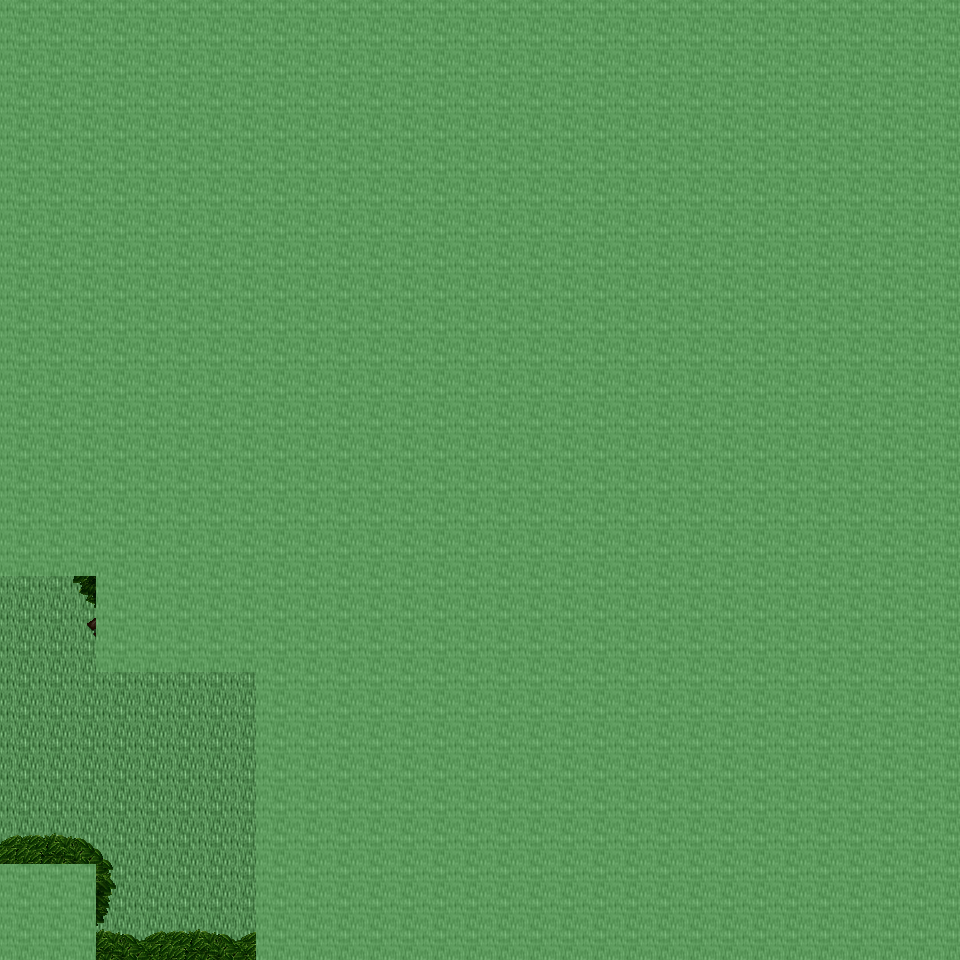

A level layout from a 2D game, rendered from its tile map. Below: a short description, then the map file with tile-grid data replaced by summaries:
An orthogonal 30x30 tile map with 32x32 px tiles, 6 tile layers (Ground, Object, Object2, Above, ...), 32 tilesets and 2 objects (2x mapExit).

<map version="1.0" orientation="orthogonal" renderorder="right-down" width="30" height="30" tilewidth="32" tileheight="32" nextobjectid="3">
  <tileset firstgid="1" name="tileset_ground_ground" tilewidth="32" tileheight="32" tilecount="33" columns="3">
    <image source="../drawable/tileset_ground_ground.png" width="96" height="352" />
  </tileset>
  <tileset firstgid="34" name="tileset_building_decoration_floor_sparkle" tilewidth="32" tileheight="32" tilecount="18" columns="3">
    <image source="../drawable/tileset_building_decoration_floor_sparkle.png" width="96" height="192" />
  </tileset>
  <tileset firstgid="52" name="tileset_ground_ladder_steps" tilewidth="32" tileheight="32" tilecount="6" columns="3">
    <image source="../drawable/tileset_ground_ladder_steps.png" width="96" height="64" />
  </tileset>
  <tileset firstgid="58" name="tileset_plant_flower_daisy_yellow" tilewidth="32" tileheight="32" tilecount="8" columns="2">
    <image source="../drawable/tileset_plant_flower_daisy_yellow.png" width="64" height="128" />
  </tileset>
  <tileset firstgid="66" name="tileset_plant_flower_daisy_white" tilewidth="32" tileheight="32" tilecount="8" columns="2">
    <image source="../drawable/tileset_plant_flower_daisy_white.png" width="64" height="128" />
  </tileset>
  <tileset firstgid="74" name="tileset_plant_grasses" tilewidth="32" tileheight="32" tilecount="6" columns="3">
    <image source="../drawable/tileset_plant_grasses.png" width="96" height="64" />
  </tileset>
  <tileset firstgid="80" name="tileset_item_statue_green_stone" tilewidth="32" tileheight="32" tilecount="12" columns="4">
    <image source="../drawable/tileset_item_statue_green_stone.png" width="128" height="96" />
  </tileset>
  <tileset firstgid="92" name="tileset_plant_flower_daisy_red" tilewidth="32" tileheight="32" tilecount="8" columns="2">
    <image source="../drawable/tileset_plant_flower_daisy_red.png" width="64" height="128" />
  </tileset>
  <tileset firstgid="100" name="tileset_item_statue_skullpedestal" tilewidth="32" tileheight="32" tilecount="2" columns="1">
    <image source="../drawable/tileset_item_statue_skullpedestal.png" width="32" height="64" />
  </tileset>
  <tileset firstgid="102" name="tileset_plant_tree_tree_darkgreen" tilewidth="32" tileheight="32" tilecount="88" columns="8">
    <image source="../drawable/tileset_plant_tree_tree_darkgreen.png" width="256" height="352" />
  </tileset>
  <tileset firstgid="190" name="tileset_item_corpse_skull_pale" tilewidth="32" tileheight="32" tilecount="2" columns="2">
    <image source="../drawable/tileset_item_corpse_skull_pale.png" width="64" height="32" />
  </tileset>
  <tileset firstgid="192" name="tileset_plant_leaves" tilewidth="32" tileheight="32" tilecount="8" columns="4">
    <image source="../drawable/tileset_plant_leaves.png" width="128" height="64" />
  </tileset>
  <tileset firstgid="200" name="tileset_plant_bush_bushes" tilewidth="32" tileheight="32" tilecount="10" columns="5">
    <image source="../drawable/tileset_plant_bush_bushes.png" width="160" height="64" />
  </tileset>
  <tileset firstgid="210" name="tileset_building_decoration_rocks_2" tilewidth="32" tileheight="32" tilecount="2" columns="1">
    <image source="../drawable/tileset_building_decoration_rocks_2.png" width="32" height="64" />
  </tileset>
  <tileset firstgid="212" name="tileset_object_well" tilewidth="32" tileheight="32" tilecount="4" columns="2">
    <image source="../drawable/tileset_object_well.png" width="64" height="64" />
  </tileset>
  <tileset firstgid="216" name="tileset_plant_stump_stump_green" tilewidth="32" tileheight="32" tilecount="4" columns="2">
    <image source="../drawable/tileset_plant_stump_stump_green.png" width="64" height="64" />
  </tileset>
  <tileset firstgid="220" name="tileset_item_statue_green_stone_3" tilewidth="32" tileheight="32" tilecount="3" columns="1">
    <image source="../drawable/tileset_item_statue_green_stone_3.png" width="32" height="96" />
  </tileset>
  <tileset firstgid="223" name="tileset_ground_rock_pebbles" tilewidth="32" tileheight="32" tilecount="3" columns="1">
    <image source="../drawable/tileset_ground_rock_pebbles.png" width="32" height="96" />
  </tileset>
  <tileset firstgid="226" name="tileset_plant_vine" tilewidth="32" tileheight="32" tilecount="3" columns="1">
    <image source="../drawable/tileset_plant_vine.png" width="32" height="96" />
  </tileset>
  <tileset firstgid="229" name="tileset_plant_tree_tree_green" tilewidth="32" tileheight="32" tilecount="88" columns="8">
    <image source="../drawable/tileset_plant_tree_tree_green.png" width="256" height="352" />
  </tileset>
  <tileset firstgid="317" name="tileset_plant_stump_stump_purple" tilewidth="32" tileheight="32" tilecount="4" columns="2">
    <image source="../drawable/tileset_plant_stump_stump_purple.png" width="64" height="64" />
  </tileset>
  <tileset firstgid="321" name="tileset_building_decoration_rocks" tilewidth="32" tileheight="32" tilecount="6" columns="3">
    <image source="../drawable/tileset_building_decoration_rocks.png" width="96" height="64" />
  </tileset>
  <tileset firstgid="327" name="tileset_logic_creature_rodent" tilewidth="32" tileheight="32" tilecount="8" columns="8">
    <image source="../drawable/tileset_logic_creature_rodent.png" width="256" height="32" />
  </tileset>
  <tileset firstgid="335" name="tileset_logic_portal" tilewidth="32" tileheight="32" tilecount="24" columns="8">
    <image source="../drawable/tileset_logic_portal.png" width="256" height="96" />
  </tileset>
  <tileset firstgid="359" name="tileset_logic_creature_animal" tilewidth="32" tileheight="32" tilecount="32" columns="8">
    <image source="../drawable/tileset_logic_creature_animal.png" width="256" height="128" />
  </tileset>
  <tileset firstgid="391" name="tileset_logic_item_sheepfood" tilewidth="32" tileheight="32" tilecount="1" columns="1">
    <image source="../drawable/tileset_logic_item_sheepfood.png" width="32" height="32" />
  </tileset>
  <tileset firstgid="392" name="tileset_logic_item_resources" tilewidth="32" tileheight="32" tilecount="6" columns="6">
    <image source="../drawable/tileset_logic_item_resources.png" width="192" height="32" />
  </tileset>
  <tileset firstgid="398" name="tileset_logic_creature_gargoyle" tilewidth="32" tileheight="32" tilecount="4" columns="4">
    <image source="../drawable/tileset_logic_creature_gargoyle.png" width="128" height="32" />
  </tileset>
  <tileset firstgid="402" name="tileset_logic_collision" tilewidth="32" tileheight="32" tilecount="1" columns="1">
    <image source="../drawable/tileset_logic_collision.png" width="32" height="32" />
  </tileset>
  <tileset firstgid="403" name="tileset_logic_protection" tilewidth="32" tileheight="32" tilecount="2" columns="2">
    <image source="../drawable/tileset_logic_protection.png" width="64" height="32" />
  </tileset>
  <tileset firstgid="405" name="tileset_ground_grass_2" tilewidth="32" tileheight="32" tilecount="21" columns="3">
    <image source="../drawable/tileset_ground_grass_2.png" width="96" height="224" />
  </tileset>
  <tileset firstgid="426" name="tileset_logic_creature_reptile" tilewidth="32" tileheight="32" tilecount="7" columns="7">
    <image source="../drawable/tileset_logic_creature_reptile.png" width="224" height="32" />
  </tileset>
  <layer name="Ground" width="30" height="30">
    <data>[900 cells, 900 non-empty, 1 distinct tile ids]</data>
  </layer>
  <layer name="Object" width="30" height="30">
    <data>[900 cells, 0 non-empty, 0 distinct tile ids]</data>
  </layer>
  <layer name="Object2" width="30" height="30">
    <data>[900 cells, 17 non-empty, 13 distinct tile ids]</data>
  </layer>
  <layer name="Above" width="30" height="30">
    <data>[900 cells, 826 non-empty, 33 distinct tile ids]</data>
  </layer>
  <layer name="Above2" width="30" height="30">
    <data>[900 cells, 0 non-empty, 0 distinct tile ids]</data>
  </layer>
  <layer name="Walkable" width="30" height="30">
    <data>[900 cells, 828 non-empty, 1 distinct tile ids]</data>
  </layer>
  <objectgroup name="MapEvents">
    <object id="1" name="south" type="mapExit" x="96" y="928" width="160" height="32">
      <properties>
        <property name="map" value="level_0_x123_y77" />
        <property name="x" value="3" />
        <property name="y" value="1" />
      </properties>
    </object>
    <object id="2" name="west" type="mapExit" x="0" y="576" width="32" height="288">
      <properties>
        <property name="map" value="level_0_x122_y76" />
        <property name="x" value="28" />
        <property name="y" value="18" />
      </properties>
    </object>
  </objectgroup>
</map>
